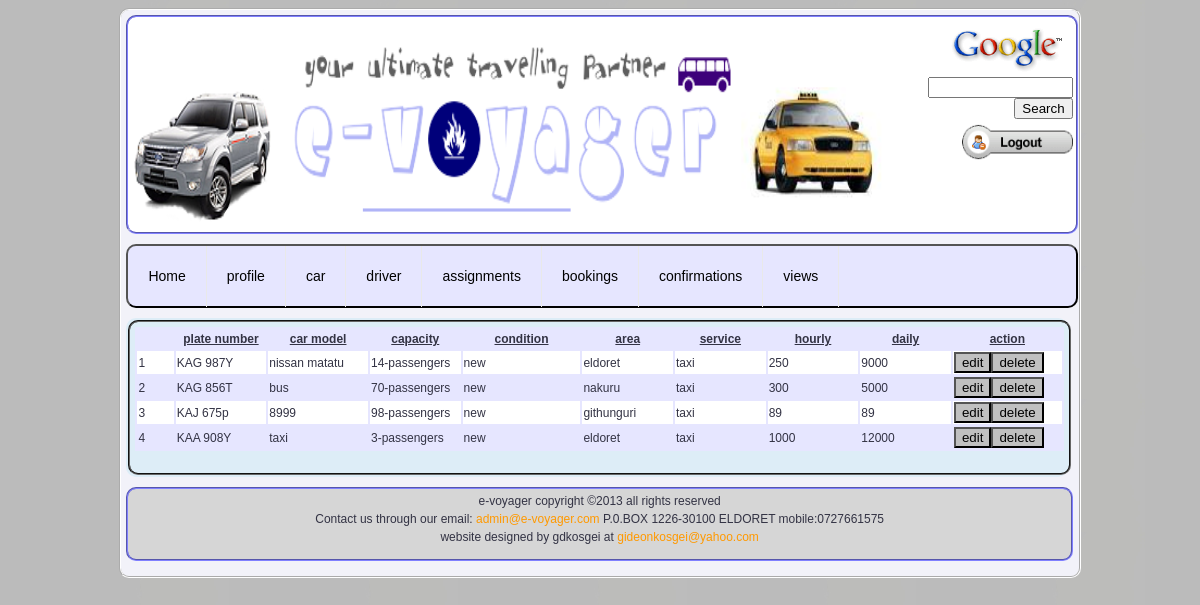
Screenshot of /company_view_cars.php (signed in) with the database file from the repository.
### tables this page shows
CREATE TABLE IF NOT EXISTS `car_registration` (
  `car_id` smallint(6) NOT NULL AUTO_INCREMENT,
  `plate_number` varchar(30) NOT NULL,
  `car_model` varchar(50) NOT NULL,
  `capacity` varchar(30) NOT NULL,
  `car_condition` varchar(30) NOT NULL,
  `area` varchar(50) NOT NULL,
  `service` varchar(30) NOT NULL,
  `hour_price` int(11) NOT NULL,
  `day_price` int(11) NOT NULL,
  `car_user_id` smallint(6) NOT NULL,
  PRIMARY KEY (`car_id`),
  UNIQUE KEY `plate_number` (`plate_number`),
  KEY `car_user_id` (`car_user_id`)
);

### includes/comp_view_cars_processor.php (called while the page is built, shortened)
<?php
$session=$_SESSION["session_email"];
$id=mysql_query("SELECT user_id FROM registration WHERE email='$session'");
$ids=mysql_result($id,0);
$sql=mysql_query("SELECT * FROM car_registration WHERE car_user_id=$ids");
?>

### company_view_cars.php (the view, shortened to what this page needs)
<!DOCTYPE html PUBLIC "-//W3C//DTD XHTML 1.0 Transitional//EN" "http://www.w3.org/TR/xhtml1/DTD/xhtml1-transitional.dtd">
<html xmlns="http://www.w3.org/1999/xhtml" dir="ltr">
<head>
	<link rel="stylesheet" type="text/css" href="style2.css" media="screen" />
	<link rel="stylesheet" type="text/css" href="css/sliderman.css" />
</head>
<body>
    <div id="container">
		<div id="header">
		<?php include("includes/header.php");?>
            </div>
       <div id="menu">
		<?php include("includes/navigation.php");?>
		</div>
		<?php include("includes/comp_view_cars_processor.php") ?>
        <div class="main_content2">
        <div class="details">
		<table width="200" border="0" bgcolor="#E6E6FF"">
         <tr>
           <th width="4%">&nbsp;</th>
           <th width="10%"><u>plate number</u></th>
		   <th width="11%"><u>car model</u></th>
           <th width="10%"><u>capacity</u></th>
           <th width="13%"><u>condition</u></th>
		   <th width="10%"><u>area</u></th>
		   <th width="10%"><u>service</u></th>
		    <th width="10%"><u>hourly</u></th>
            <th width="10%"><u>daily</u></th>
            <th width="19%"><u>action</u></th>
         </tr>
		<?php
		$no=1;
		while($car=mysql_fetch_array($sql))
		{
		if($no%2==0){
		$color="#E6E6FF";}
		else{
		$color="white";}
		echo"<form method='post' action='includes/company_delete_update_car.php'><tr bgcolor=$color><td>".$no."</td><td>".$car['plate_number']."</td><td>".$car['car_model']."</td><td>".$car['capacity']."</td><td>".$car['car_condition']."</td><td>".$car['area']."</td><td>".$car['service']."</td><td>".$car['hour_price']."</td><td>".$car['day_price']."</td><td><input type='hidden' value=$car[car_id] name='car_ID'><input type='submit' class='btn' name='edit'value='edit' ><input type='submit' name='delete' value='delete'onClick='del()' class='btn'></td></tr></form>";
$no++;
}
	   ?>
	   </table>
</div>
               </div>
               <div id="foot_notes"><?php include("includes/footer.php");?></div>
</div>
</body>
</html>

### style2.css (style rules this page uses)
html { height: 100%; padding-bottom: 1px; }
body { background:transparent url(img1/Ultimate.jpg); color: #334; font: normal 75% sans-serif; line-height: 1.5; }
table { margin-bottom: 1.4em; width: 100%; }
th { font-weight: bold; }
.main_content2 { background-color:#DDEDF7; float:left; width:99%; height:auto; -moz-border-radius:10px; border-radius:10px; padding:2px 2px 2px 2px; }
#header { float:left; width:100%; height:auto; border:#8080FF groove 2px; -moz-border-radius:10px; border-radius:10px; background-color:white; margin-bottom:10px; }
#container { width:80%; height:auto; margin:auto; background-color:#F2F2F9; border:#FFFFFF groove 2px; -moz-border-radius:10px; border-radius:10px; padding:5px 5px 5px 5px; }
.details { width:99%; height:auto; margin:auto; border: #666666 groove 2px; padding:5px; -moz-border-radius:10px; border-radius:10px; background-color:#DDEDF7; }
#foot_notes { width:99.5%; height:60px; border:#000000 1px solid; margin-top:10px; float:left; -moz-border-radius:10px; border-radius:10px; border:#8080FF groove 2px; margin-bottom:10px; padding-bottom:10px; background-color:#D6D6D6; }
#menu { height:60px; width:100%; background-color:#E6E6FF; border:outset 2px #000000; float:left; margin-bottom: 10px; -moz-border-radius:10px; border-radius:10px; }
.btn { background-color:silver; }

### rows the page displays
car_registration: plate_number "KAG 987Y", car_model "nissan matatu", capacity "14-passengers", car_condition "new", area "eldoret", service "taxi", hour_price "250", day_price "9000"
car_registration: plate_number "KAG 856T", car_model "bus", capacity "70-passengers", car_condition "new", area "nakuru", service "taxi", hour_price "300", day_price "5000"
car_registration: plate_number "KAJ 675p", car_model "8999", capacity "98-passengers", car_condition "new", area "githunguri", service "taxi", hour_price "89", day_price "89"
car_registration: plate_number "KAA 908Y", car_model "taxi", capacity "3-passengers", car_condition "new", area "eldoret", service "taxi", hour_price "1000", day_price "12000"
